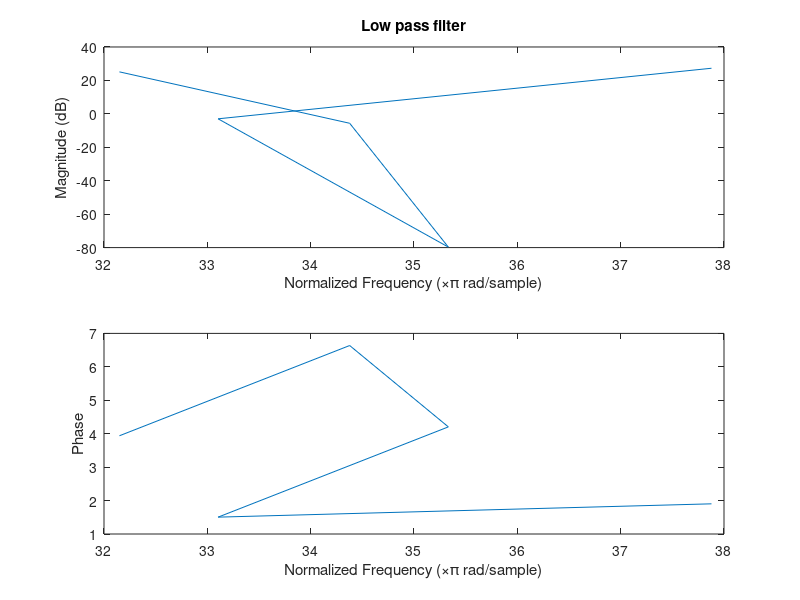

Recreate this plot in MATLAB. (Note: this script raises an error after producing the figure.)
% Script to analyse the filters used in the R peak detection algorithm

clear all
close all
clc


%% Loading data
load('HealthyECG.mat')
nbSamples = length(x);
time = (0:nbSamples-1) / Fs;

nbFreq = 1024; % Number of frequency bins



%% 1. Lowpass filter
num = [1 0 0 0 0 0 -1];
num = conv(num, num);
den = [1 -1];
den = conv(den, den);
[h,w] = freqz(num,den,'whole');



  

figure(1); clf

axs2(1) = subplot(211); % Plot the gain of the filter
plot(w/pi,20*log10(abs(h)))
%plot(w/pi,h)
ylabel('Magnitude (dB)')
xlabel('Normalized Frequency (\times\pi rad/sample)')
title('Low pass filter')
axs2(2) = subplot(212); % Plot the phase of the filter

plot(w/pi,unwrap(angle(h)))
%plot(w/pi,h)
ylabel('Phase')
xlabel('Normalized Frequency (\times\pi rad/sample)')
linkaxes(axs1, 'x');
   
    
%% 2. Filtrage passe haut
num = zeros(1,33);
num(1,1)=-1;
num(1,17) = 32;
num(1,18) = -32;
num(1,33) = 1;
den = [1 -1];
[h, w] = freqz(num,den,'whole');
figure(2); clf
axs2(1) = subplot(211); % Plot the gain of the filter
plot(w/pi,20*log10(abs(h)))
%plot(w/pi,h)
ylabel('Magnitude (dB)')
xlabel('Normalized Frequency (\times\pi rad/sample)')
title('High pass filter')
axs2(2) = subplot(212); % Plot the phase of the filter
plot(w/pi,unwrap(angle(h)))
%plot(w/pi,h)
ylabel('Phase')
xlabel('Normalized Frequency (\times\pi rad/sample)')

linkaxes(axs2, 'x');


%% 3. Derivateur
num = 1/12 * [-1 8 0 -8 1];
den = [1];
[h,w] = freqz(num,den,'whole')

figure(3); clf
axs3(1) = subplot(211); % Plot the gain of the filter
plot(w/pi,20*log10(abs(h)))
%plot(w/pi,h)
ylabel('Magnitude (dB)')
xlabel('Normalized Frequency (\times\pi rad/sample)')
title("Derivative filter")
axs3(2) = subplot(212); % Plot the phase of the filter
plot(w/pi,unwrap(angle(h)))
%plot(w/pi,h)
ylabel('Phase')
xlabel('Normalized Frequency (\times\pi rad/sample)')

linkaxes(axs3, 'x');



%% 4. MA
samples = 30; % BETWEEN 35 AND 40
num = 1/samples * ones(1, samples);
den = 1;
[h,w] = freqz(num,den,'whole')

figure(4); clf
axs4(1) = subplot(211); % Plot the gain of the filter
plot(w/pi,20*log10(abs(h)))
%plot(w/pi,h)
ylabel('Magnitude (dB)')
xlabel('Normalized Frequency (\times\pi rad/sample)')    
title('Moving average filter')
axs4(2) = subplot(212); % Plot the phase of the filter
plot(w/pi,unwrap(angle(h)))
%plot(w/pi,h)
ylabel('Phase')
xlabel('Normalized Frequency (\times\pi rad/sample)')

linkaxes(axs4, 'x');

